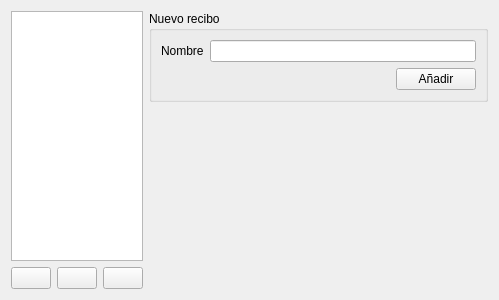
<?xml version="1.0" encoding="UTF-8"?>
<ui version="4.0">
 <class>Form</class>
 <widget class="QWidget" name="Form">
  <property name="geometry">
   <rect>
    <x>0</x>
    <y>0</y>
    <width>499</width>
    <height>300</height>
   </rect>
  </property>
  <property name="windowTitle">
   <string>Form</string>
  </property>
  <layout class="QHBoxLayout" name="horizontalLayout" stretch="0,3">
   <item>
    <layout class="QVBoxLayout" name="verticalLayout_3">
     <item>
      <widget class="QListWidget" name="ticketList">
       <property name="sizePolicy">
        <sizepolicy hsizetype="Maximum" vsizetype="Expanding">
         <horstretch>0</horstretch>
         <verstretch>0</verstretch>
        </sizepolicy>
       </property>
      </widget>
     </item>
     <item>
      <layout class="QHBoxLayout" name="horizontalLayout_5">
       <item>
        <widget class="QPushButton" name="seeTicketBtn">
         <property name="sizePolicy">
          <sizepolicy hsizetype="Maximum" vsizetype="Fixed">
           <horstretch>0</horstretch>
           <verstretch>0</verstretch>
          </sizepolicy>
         </property>
         <property name="toolTip">
          <string>Editar el ticket seleccionado.</string>
         </property>
         <property name="icon">
          <iconset resource="../resources.qrc">
           <normaloff>:/icons/Resources/pencil.png</normaloff>:/icons/Resources/pencil.png</iconset>
         </property>
         <property name="iconSize">
          <size>
           <width>32</width>
           <height>32</height>
          </size>
         </property>
        </widget>
       </item>
       <item>
        <widget class="QPushButton" name="deleteTicketBtn">
         <property name="sizePolicy">
          <sizepolicy hsizetype="Maximum" vsizetype="Fixed">
           <horstretch>0</horstretch>
           <verstretch>0</verstretch>
          </sizepolicy>
         </property>
         <property name="toolTip">
          <string>Eliminar el ticket seleccionado.</string>
         </property>
         <property name="text">
          <string/>
         </property>
         <property name="icon">
          <iconset resource="../resources.qrc">
           <normaloff>:/icons/Resources/trash.png</normaloff>:/icons/Resources/trash.png</iconset>
         </property>
         <property name="iconSize">
          <size>
           <width>32</width>
           <height>32</height>
          </size>
         </property>
        </widget>
       </item>
       <item>
        <widget class="QPushButton" name="totalPayoutBtn">
         <property name="sizePolicy">
          <sizepolicy hsizetype="Maximum" vsizetype="Fixed">
           <horstretch>0</horstretch>
           <verstretch>0</verstretch>
          </sizepolicy>
         </property>
         <property name="minimumSize">
          <size>
           <width>0</width>
           <height>0</height>
          </size>
         </property>
         <property name="sizeIncrement">
          <size>
           <width>0</width>
           <height>0</height>
          </size>
         </property>
         <property name="toolTip">
          <string>Reparto final (teniendo en cuenta &lt;b&gt;todos&lt;/b&gt; los tickets de la lista).</string>
         </property>
         <property name="icon">
          <iconset resource="../resources.qrc">
           <normaloff>:/icons/Resources/money.png</normaloff>:/icons/Resources/money.png</iconset>
         </property>
         <property name="iconSize">
          <size>
           <width>32</width>
           <height>32</height>
          </size>
         </property>
        </widget>
       </item>
      </layout>
     </item>
    </layout>
   </item>
   <item>
    <layout class="QVBoxLayout" name="verticalLayout" stretch="1,0,0">
     <item>
      <widget class="QGroupBox" name="groupBox">
       <property name="sizePolicy">
        <sizepolicy hsizetype="Minimum" vsizetype="Maximum">
         <horstretch>0</horstretch>
         <verstretch>0</verstretch>
        </sizepolicy>
       </property>
       <property name="title">
        <string>Nuevo recibo</string>
       </property>
       <layout class="QVBoxLayout" name="verticalLayout_2">
        <item>
         <layout class="QHBoxLayout" name="horizontalLayout_2">
          <item>
           <widget class="QLabel" name="label">
            <property name="sizePolicy">
             <sizepolicy hsizetype="Preferred" vsizetype="Maximum">
              <horstretch>0</horstretch>
              <verstretch>0</verstretch>
             </sizepolicy>
            </property>
            <property name="text">
             <string>Nombre</string>
            </property>
           </widget>
          </item>
          <item>
           <widget class="QLineEdit" name="ticketName">
            <property name="toolTip">
             <string>&lt;html&gt;&lt;head/&gt;&lt;body&gt;&lt;p&gt;Nombre identificativo del ticket. Es una buena idea que sea la fecha en la que se realizó la compra.&lt;/p&gt;&lt;/body&gt;&lt;/html&gt;</string>
            </property>
           </widget>
          </item>
         </layout>
        </item>
        <item>
         <layout class="QHBoxLayout" name="horizontalLayout_4">
          <item>
           <spacer name="horizontalSpacer">
            <property name="orientation">
             <enum>Qt::Horizontal</enum>
            </property>
            <property name="sizeHint" stdset="0">
             <size>
              <width>40</width>
              <height>20</height>
             </size>
            </property>
           </spacer>
          </item>
          <item>
           <widget class="QPushButton" name="addTicketBtn">
            <property name="text">
             <string>Añadir</string>
            </property>
           </widget>
          </item>
         </layout>
        </item>
       </layout>
      </widget>
     </item>
     <item>
      <spacer name="verticalSpacer">
       <property name="orientation">
        <enum>Qt::Vertical</enum>
       </property>
       <property name="sizeHint" stdset="0">
        <size>
         <width>20</width>
         <height>40</height>
        </size>
       </property>
      </spacer>
     </item>
     <item>
      <layout class="QHBoxLayout" name="horizontalLayout_3"/>
     </item>
    </layout>
   </item>
  </layout>
 </widget>
 <tabstops>
  <tabstop>ticketName</tabstop>
  <tabstop>addTicketBtn</tabstop>
  <tabstop>ticketList</tabstop>
 </tabstops>
 <resources>
  <include location="../resources.qrc"/>
 </resources>
 <connections/>
</ui>
